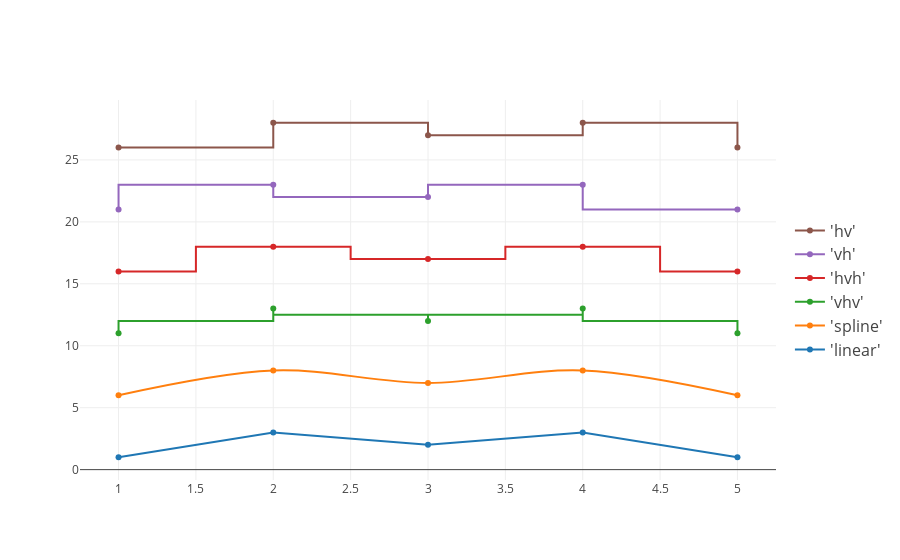

Notebook source saved alongside this figure:
### Markdown cell above
## Interpolation with Line Plots

### Code cell
trace1 = go.Scatter(
    x=[1, 2, 3, 4, 5],
    y=[1, 3, 2, 3, 1],
    mode='lines+markers',
    name="'linear'",
    hoverinfo='name',
    line=dict(
        shape='linear'
    )
)
trace2 = go.Scatter(
    x=[1, 2, 3, 4, 5],
    y=[6, 8, 7, 8, 6],
    mode='lines+markers',
    name="'spline'",
    text=["tweak line smoothness<br>with 'smoothing' in line object"],
    hoverinfo='text+name',
    line=dict(
        shape='spline'
    )
)
trace3 = go.Scatter(
    x=[1, 2, 3, 4, 5],
    y=[11, 13, 12, 13, 11],
    mode='lines+markers',
    name="'vhv'",
    hoverinfo='name',
    line=dict(
        shape='vhv'
    )
)
trace4 = go.Scatter(
    x=[1, 2, 3, 4, 5],
    y=[16, 18, 17, 18, 16],
    mode='lines+markers',
    name="'hvh'",
    hoverinfo='name',
    line=dict(
        shape='hvh'
    )
)
trace5 = go.Scatter(
    x=[1, 2, 3, 4, 5],
    y=[21, 23, 22, 23, 21],
    mode='lines+markers',
    name="'vh'",
    hoverinfo='name',
    line=dict(
        shape='vh'
    )
)
trace6 = go.Scatter(
    x=[1, 2, 3, 4, 5],
    y=[26, 28, 27, 28, 26],
    mode='lines+markers',
    name="'hv'",
    hoverinfo='name',
    line=dict(
        shape='hv'
    )
)
data = [trace1, trace2, trace3, trace4, trace5, trace6]
layout = dict(
    legend=dict(
        y=0.5,
        traceorder='reversed',
        font=dict(
            size=16
        )
    )
)
fig = dict(data=data, layout=layout)
iplot(fig, filename='line-shapes')

### Figure 1 — Plotly figure (JSON) as saved in the notebook; plotly's stock layout.template omitted (floating-point values rounded to 4 significant figures)
{"data": [{"hoverinfo": "name", "line": {"shape": "linear"}, "mode": "lines+markers", "name": "'linear'", "type": "scatter", "uid": "fe867e60-56e1-11e9-a092-3de5392b8b47", "x": [1, 2, 3, 4, 5], "y": [1, 3, 2, 3, 1]}, {"hoverinfo": "text+name", "line": {"shape": "spline"}, "mode": "lines+markers", "name": "'spline'", "text": ["tweak line smoothness<br>with 'smoothing' in line object"], "type": "scatter", "uid": "fe867f78-56e1-11e9-a092-3de5392b8b47", "x": [1, 2, 3, 4, 5], "y": [6, 8, 7, 8, 6]}, {"hoverinfo": "name", "line": {"shape": "vhv"}, "mode": "lines+markers", "name": "'vhv'", "type": "scatter", "uid": "fe86800e-56e1-11e9-a092-3de5392b8b47", "x": [1, 2, 3, 4, 5], "y": [11, 13, 12, 13, 11]}, {"hoverinfo": "name", "line": {"shape": "hvh"}, "mode": "lines+markers", "name": "'hvh'", "type": "scatter", "uid": "fe868086-56e1-11e9-a092-3de5392b8b47", "x": [1, 2, 3, 4, 5], "y": [16, 18, 17, 18, 16]}, {"hoverinfo": "name", "line": {"shape": "vh"}, "mode": "lines+markers", "name": "'vh'", "type": "scatter", "uid": "fe8680f4-56e1-11e9-a092-3de5392b8b47", "x": [1, 2, 3, 4, 5], "y": [21, 23, 22, 23, 21]}, {"hoverinfo": "name", "line": {"shape": "hv"}, "mode": "lines+markers", "name": "'hv'", "type": "scatter", "uid": "fe868162-56e1-11e9-a092-3de5392b8b47", "x": [1, 2, 3, 4, 5], "y": [26, 28, 27, 28, 26]}], "layout": {"legend": {"font": {"size": 16}, "traceorder": "reversed", "y": 0.5}}}
